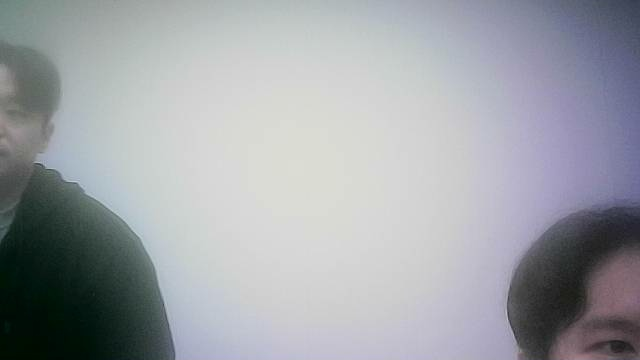
#> input picture hancom/12_DATA/capthured_image/result_20260720_093544.jpg, 640 x 360 px
$ python data_aug.py
#> lines starting #> are read from the running program, lines starting #| are printed output that depends on the picture
from PIL import Image, ImageEnhance, ImageOps # 이미지 증각
import matplotlib.pyplot as plt

# 1. 이미지 로드
img = Image.open("capthured_image/result_20260720_093544.jpg")
#> img is the input picture: PIL image 640x360 RGB; mean R, G, B 158.1, 161.3, 166.2

# 2. 이미지 증강
img_rotated =img.rotate(90)
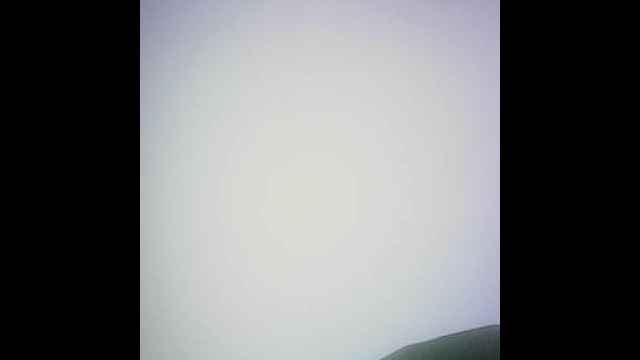
#> img_rotated: PIL image 640x360 RGB; mean R, G, B 111.3, 112.5, 113.9

# 2-1. 이미지 증강(밝기 조절)
enhancer = ImageEnhance.Brightness(img)
img_brightness = enhancer.enhance(0.5)
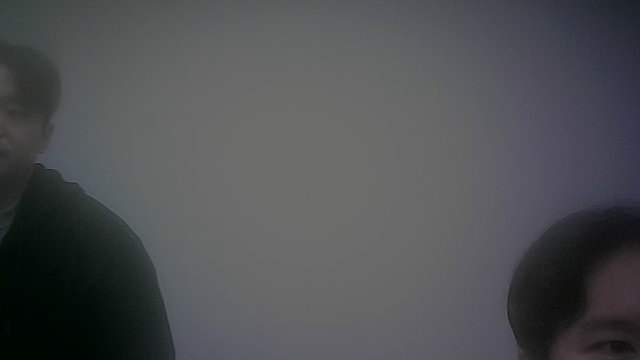
#> img_brightness: PIL image 640x360 RGB; mean R, G, B 78.8, 80.4, 82.9

# 2-2. 이미지 증강(좌우 반전)
img_flip = ImageOps.mirror(img)
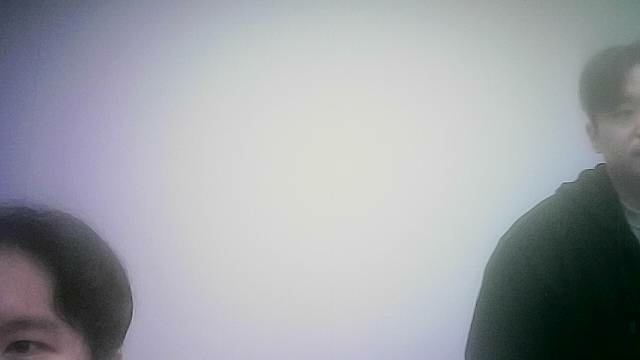
#> img_flip: PIL image 640x360 RGB; mean R, G, B 158.1, 161.3, 166.2

# 3. 결과 시각화
fig, ax = plt.subplots(2, 3, figsize=(20, 10))

# 3-1. 원본 이미지

ax[0,0].imshow(img)
ax[0,0].axis("off")
ax[0,0].set_title("Original")

# 3-2 회전 이미지

ax[0,1].imshow(img_rotated)
ax[0,0].axis("off")
ax[0,1].set_title("Rotated 90")

# 3-3 밝기 이미지

ax[0,2].imshow(img_brightness)
ax[0,0].axis("off")
ax[0,2].set_title("Brightness")

# 3-4 좌우 반전 이미지

ax[1,0].imshow(img_flip)
ax[0,0].axis("off")
ax[1,0].set_title("Flip")

plt.show()
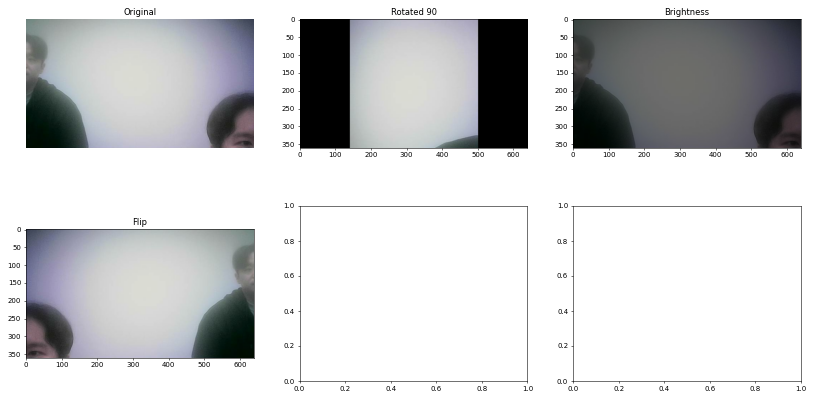
#> figure drawn by matplotlib, 4 panels

img_rotated.save("./img_rotated.jpg")
img_brightness.save("./img_brightness.jpg")
img_flip.save("./img_flip.jpg")
print("사진을 잘 저장했습니다.")

$ run again, with hancom/12_DATA/capthured_image/result_20260720_093441.jpg copied over hancom/12_DATA/capthured_image/result_20260720_093544.jpg
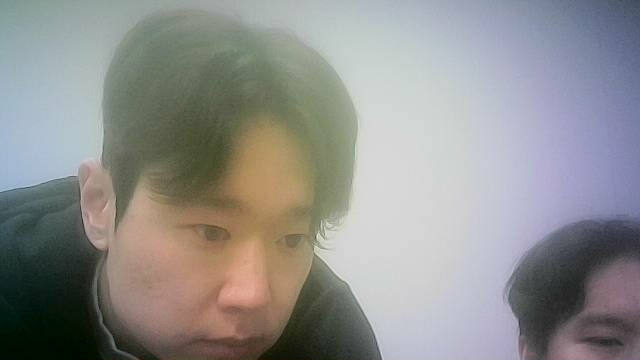
#> input picture hancom/12_DATA/capthured_image/result_20260720_093441.jpg, 640 x 360 px
#> img is the input picture: PIL image 640x360 RGB; mean R, G, B 142.9, 143.1, 140.8
#> `img_flip = ImageOps.mirror(img)`:
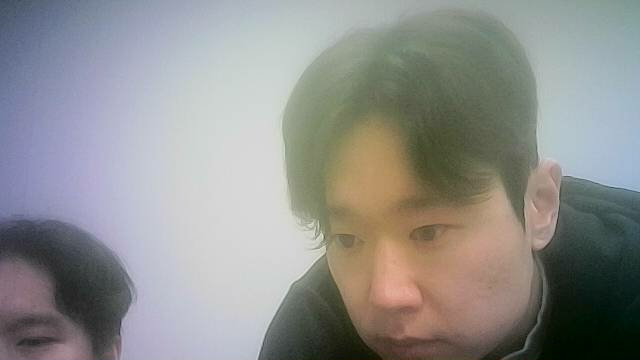
#> img_flip: PIL image 640x360 RGB; mean R, G, B 142.9, 143.1, 140.8
#> `plt.show()`:
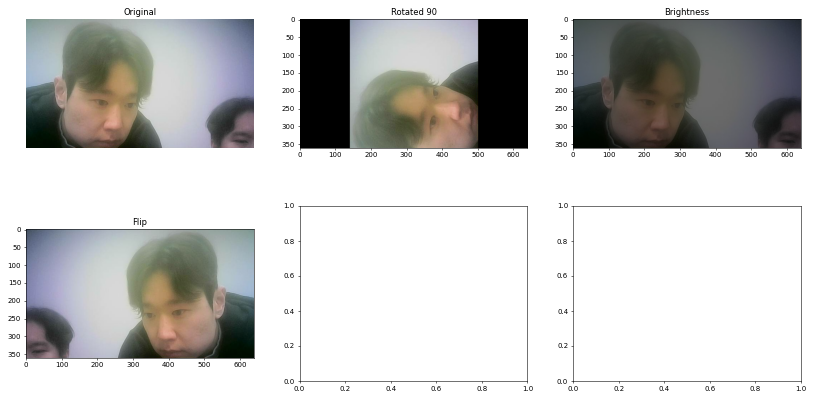
#> figure drawn by matplotlib, 4 panels

$ run again, with hancom/12_DATA/capthured_image/result_20260720_101527.jpg copied over hancom/12_DATA/capthured_image/result_20260720_093544.jpg
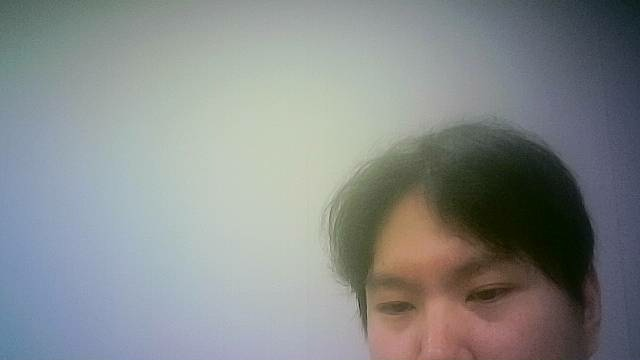
#> input picture hancom/12_DATA/capthured_image/result_20260720_101527.jpg, 640 x 360 px
#> img is the input picture: PIL image 640x360 RGB; mean R, G, B 134.7, 138.8, 138.2
#> `img_flip = ImageOps.mirror(img)`:
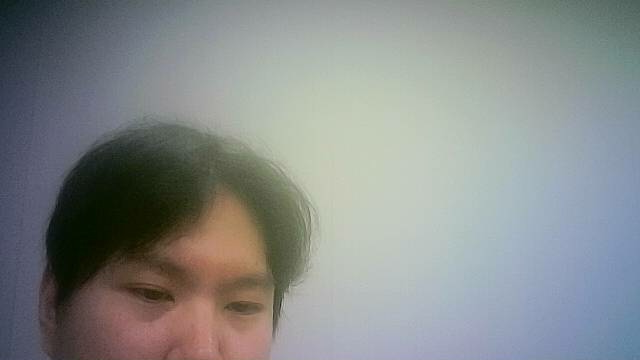
#> img_flip: PIL image 640x360 RGB; mean R, G, B 134.7, 138.8, 138.2
#> `plt.show()`:
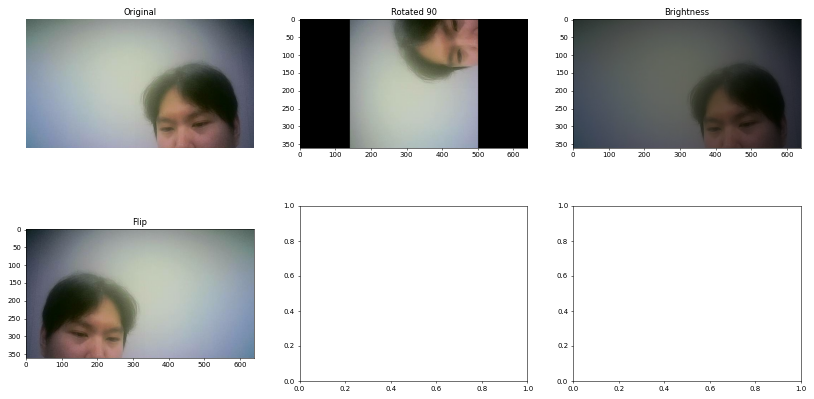
#> figure drawn by matplotlib, 4 panels
